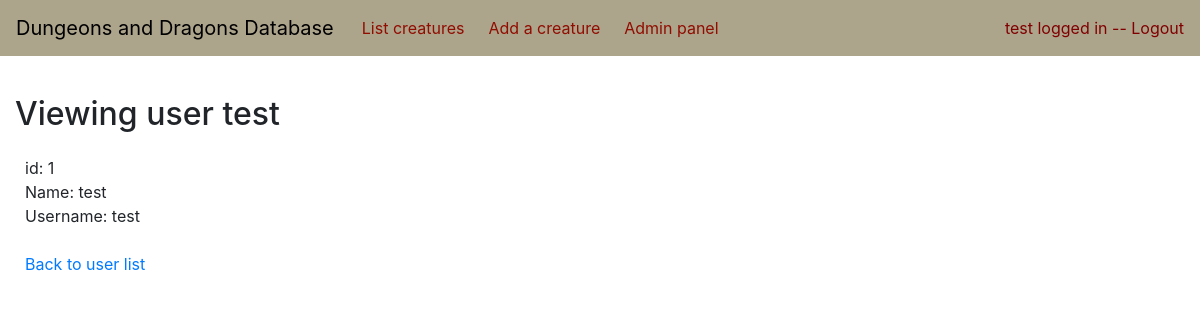
Screenshot of /auth/admin/user/1/ (signed in) with the database file from the repository.
### application/auth/models.py (models this page shows, shortened)
class User(db.Model):
    __tablename__ = "account"
    id = db.Column(db.Integer, primary_key=True)
    date_created = db.Column(db.DateTime, default=db.func.current_timestamp())
    date_modified = db.Column(db.DateTime, default=db.func.current_timestamp(),
                              onupdate=db.func.current_timestamp())
    name = db.Column(db.String(144), nullable=False)
    username = db.Column(db.String(144), nullable=False)
    password = db.Column(db.String(144), nullable=False)
    roles = db.relationship("Role", secondary="account_role", backref='role', lazy=True)
    creatures = db.relationship("Creature", secondary="account_creature", backref='creature', lazy=True)

### application/auth/views.py (the view)
@app.route("/auth/admin/user/<user_id>/")
@login_required(role="ADMIN")
def user_view(user_id):
    return render_template("auth/viewuser.html", user=User.query.get(user_id), form=UserEditForm())

### application/_init_.py (called while the page is built)
def login_required(_func=None, *, role="ANY"):
    def wrapper(func):
        @wraps(func)
        def decorated_view(*args, **kwargs):
            if not (current_user and current_user.is_authenticated):
                return login_manager.unauthorized()
            acceptable_roles = ["ANY"]
            for userRole in current_user.roles:
                acceptable_roles.append(userRole.name)
            userRoles = acceptable_roles
            print("\n\n\n")
            print(acceptable_roles)
            print(role in acceptable_roles)
            print("\n\n\n")
            if role not in acceptable_roles:
                return login_manager.unauthorized()
            return func(*args, **kwargs)
        return decorated_view
    return wrapper if _func is None else wrapper(_func)

@login_manager.user_loader
def load_user(user_id):
    return User.query.get(user_id)

### application/templates/auth/viewuser.html (shortened to what this page needs)
{% extends "layout.html" %}
{% block body %}
<h2 style="padding: 15px 15px 15px 15px">Viewing user {{ user.username }}</h2>
<div style="padding: 0px 20px 25px 25px">
    id: {{ user.id }}
    Name: {{user.name}}
    Username: {{ user.username }}
    <a href="{{ url_for('admin_panel') }}">Back to user list</a>
</div>
{% endblock %}

### application/templates/layout.html (shortened to what this page needs)
<!DOCTYPE html>
<html>
<head>
    <link rel="stylesheet" href="https://maxcdn.bootstrapcdn.com/bootstrap/4.0.0/css/bootstrap.min.css"
>
    <link rel="stylesheet" href="{{ url_for('static', filename='custom.css') }}">
</head>
<body>
    <nav class="navbar navbar-expand-md mb-4">
        <a class="navbar-brand" href="/">Dungeons and Dragons Database</a>
        <div class="collapse navbar-collapse" id="navbarCollapse">
            <ul class="navbar-nav mr-auto">
                <li class="nav-item">
                    <a class="nav-link" href="{{ url_for('creature_index') }} ">List creatures</a>
                </li>
                {% if "ADMIN" in (current_user.roles|map(attribute='name')) %}
                    <li class="nav-item">
                        <a class="nav-link" href="{{ url_for('creature_form') }} ">Add a creature</a>
                    </li>
                    <li class="nav-item">
                        <a class="nav-link" href="{{ url_for('admin_panel') }} ">Admin panel</a>
                    </li>
                {% endif %}
            </ul>
            <div class="form-inline mt-2 mt-md-0">
                {% if current_user.is_authenticated %}
                <a style="color:maroon" href="{{ url_for('auth_logout') }}">{{ current_user.name }} logged in -- Logout</a>
                {% else %}
                <a style="color:maroon" href="{{ url_for('auth_login') }}">Login</a>
                {% endif %}
            </div>
        </div>
    </nav>
    {% block body %}{% endblock %}
</body>
</html>

### application/static/custom.css (style rules this page uses)
.navbar { background-color: #ada48c; }
.navbar .navbar-brand { color: #000000; }
.navbar .navbar-nav .nav-link { color: #900d00; border-radius: .25rem; margin: 0 0.25em; }
.navbar .navbar-collapse, .navbar .navbar-form { border-color: #900d00; }

### rows the page displays
User: name "test", username "test", id "1"
